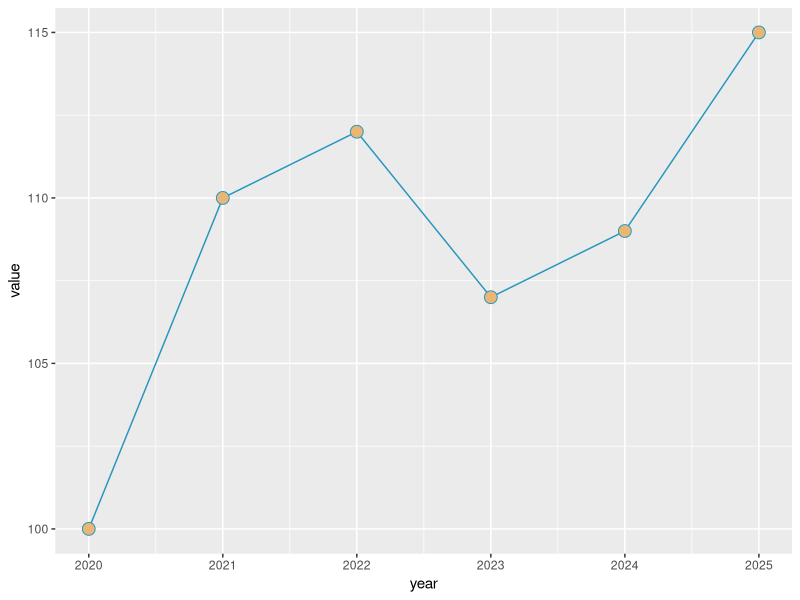
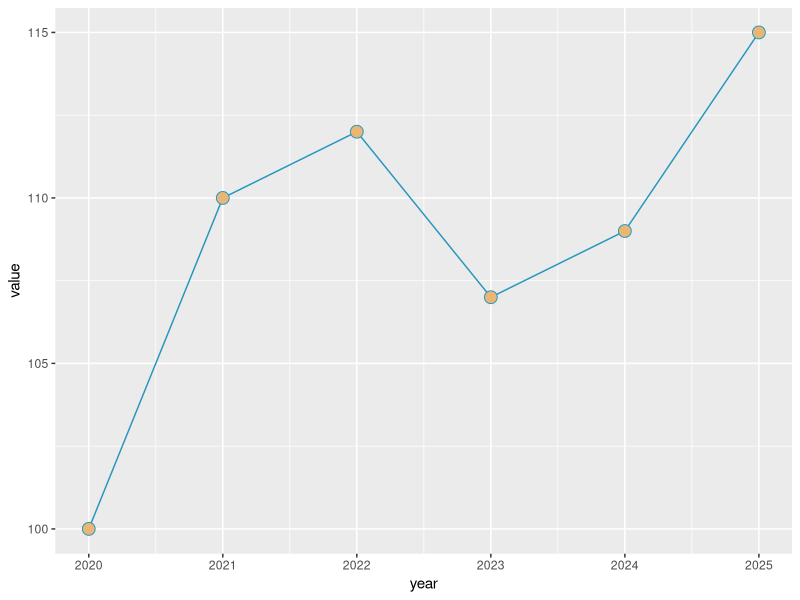
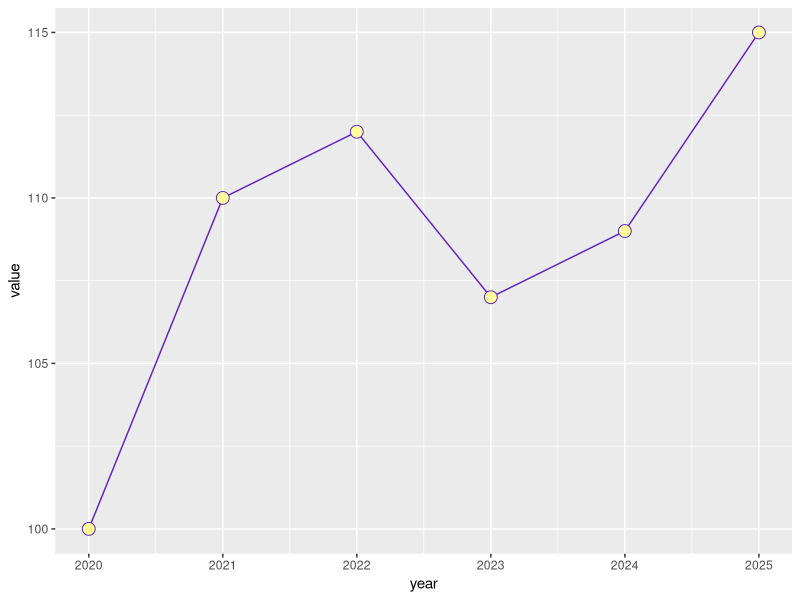

R code for these plots, in order:
## ---- chunk 1
#| echo: true

library(ggplot2)

# -- generate data
data <- data.frame(year = 2020:2025,
                   value = c(100, 110, 112, 107, 109, 115))

# -- build plot
p <- ggplot(data,
       aes(x = year,
           y = value)) +
  
  geom_line(
    color = "#2596be") +
  
  geom_point(
    size = 4,
    shape = 21,
    color = "#2596be",
    fill = "#eab676")

# -- print
p

## ---- chunk 2
#| echo: false

# -- define plot function
basic_plot <- function(data){
  
  # -- build & return plot
  ggplot(data,
         aes(x = year,
             y = value)) +
    
    geom_line(
      color = "#2596be") +
    
    geom_point(
      size = 4,
      shape = 21,
      color = "#2596be",
      fill = "#eab676")
  
}

# -- call function
p <- basic_plot(data)

## ---- chunk 3
#| echo: true

# -- define color variable
colors <- c("primary" = "#2596be", "secondary" = "#eab676")

# -- define plot function with theme argument
basic_plot <- function(data, theme){
  
  # -- build & return plot
  ggplot(data,
         aes(x = year,
             y = value)) +
    
    geom_line(
      color = theme['primary']) +
    
    geom_point(
      size = 4,
      shape = 21,
      color = theme['primary'],
      fill = theme['secondary'])
  
}

# -- call function with colors
p <- basic_plot(data, theme = colors)

# -- print
p
## ---- chunk 4
#| echo: true

# -- update color variable
colors <- c("primary" = "#5d25be", "secondary" = "#ffff9b")

# -- call function with colors
p <- basic_plot(data, theme = colors)

# -- print
p
